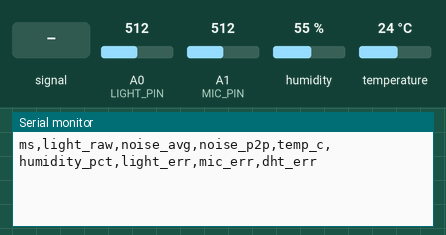
The sketch below on a simulated Arduino Uno, built with avr-gcc and run on an emulated ATmega328P. Parts: the last lines printed to the serial monitor. The inputs (shaded band) are chosen by the test bench; at power-on: humidity 55 %, A1 (MIC_PIN) = 512, A0 (LIGHT_PIN) = 512, temperature 24 °C.

Above: at 1.2 s.
1.3 s: A1 (MIC_PIN) fed a 200 Hz sine of ±81 counts around its level
At 3.0 s:
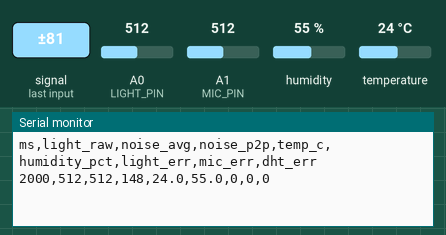
5.5 s: humidity set to 22 %
At 6.8 s:
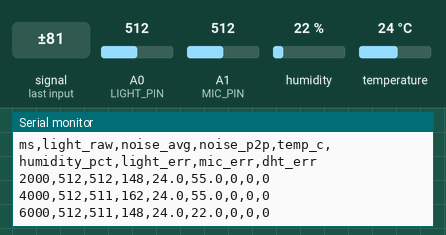
7.0 s: A1 (MIC_PIN) set to 716
At 8.4 s:
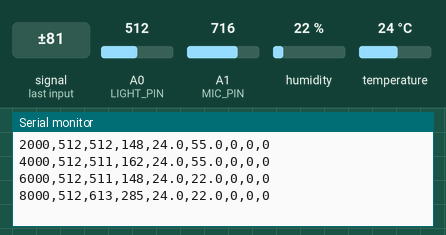
8.5 s: A0 (LIGHT_PIN) set to 30
10.0 s: A1 (MIC_PIN) fed a 1000 Hz sine of ±255 counts around its level
At 11.2 s:
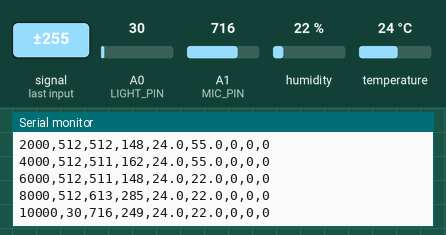
11.5 s: A0 (LIGHT_PIN) set to 306
At 13.4 s:
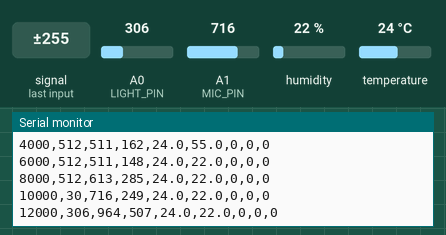
Timing chart, 0 to 14.0 s (numbered marks = the images above; inputs shaded):
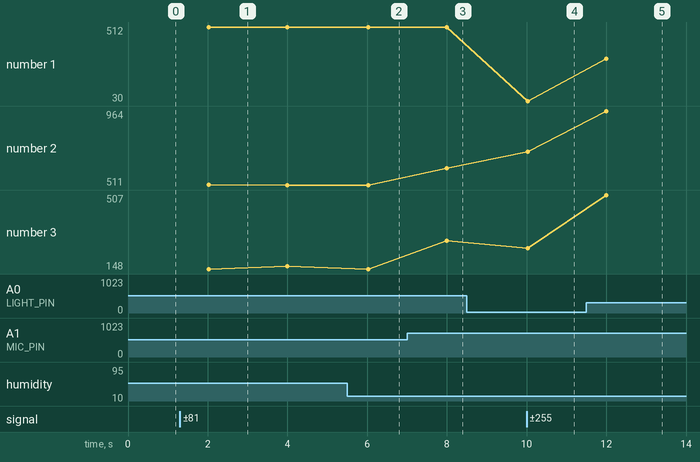

The sketch:

Arduino_Sensor_detector.ino
```cpp
#include <DHT.h>


//i need tro fig a good baude rate and also timing like does this not use much bcs some snsrs dont need constant
// pins
#define LIGHT_PIN A0   // photoresistor voltage divider output
#define MIC_PIN    A1   // analog microphone output
#define DHTPIN     2    // DHT data pin
#define DHTTYPE    DHT11 // change to proper sensor


DHT dht(DHTPIN, DHTTYPE);


//###### ERROR ADD-ON BLOCK START ######
//error flags for sensor failure checking
bool lightError = false;
bool micError = false;
bool dhtError = false;
//###### ERROR ADD-ON BLOCK END ######


// timing since some are slow looking at DHT.... compared to chad light
const unsigned long LIGHT_INTERVAL_MS = 100; //so light is read every 100 ms


// DHT11 cnt b read too fast
const unsigned long DHT_INTERVAL_MS = 2000;


// mic sampled faster
const unsigned long MIC_SAMPLE_US = 1000; // 1000 us = 1 kHz but as u increase rates u get t drift and overload


// Print one CSV row every 2 seconds
const unsigned long LOG_INTERVAL_MS = 2000;


// state
//first block is the timing which will be added or refer to last update (refer to mic code if u need explanation)
unsigned long lastLightReadMs = 0;
unsigned long lastDhtReadMs   = 0;
unsigned long lastMicSampleUs = 0;
unsigned long lastLogMs       = 0;
//data
int lightRaw = 0;
float temperatureC = NAN; //these are for failures from time sensor
float humidityPct = NAN;


// mic stats over each logging window
unsigned long micSampleCount = 0;
unsigned long micSum = 0; //average
int micMin = 1023;
int micMax = 0;


//reset every time u log
void resetMicStats() {
  micSampleCount = 0;
  micSum = 0;
  micMin = 1023;
  micMax = 0;
}


//this is for comms with computer and this is the baud rate
void setup() {
  Serial.begin(115200);
  dht.begin();


  //###### ERROR ADD-ON BLOCK START ######
  // CSV header for Python with error flags
  Serial.println("ms,light_raw,noise_avg,noise_p2p,temp_c,humidity_pct,light_err,mic_err,dht_err");
  //###### ERROR ADD-ON BLOCK END ######
  resetMicStats();
}
//time snapcshot
void loop() {
  unsigned long nowMs = millis();
  unsigned long nowUs = micros();


  // light sensor just checking time passed so it knows what it should be doing and giving data
  if (nowMs - lastLightReadMs >= LIGHT_INTERVAL_MS) {
    lastLightReadMs += LIGHT_INTERVAL_MS;
    lightRaw = analogRead(LIGHT_PIN);


    //###### ERROR ADD-ON BLOCK START ######
    // basic light sensor failure / wiring check
    lightError = false;
    //###### ERROR ADD-ON BLOCK END ######
  }


  // noise sensor
  // Sample mic continuously at about 1 kHz so fixed rate so right below is sample rate
  if (nowUs - lastMicSampleUs >= MIC_SAMPLE_US) {
    lastMicSampleUs += MIC_SAMPLE_US; //steady frequency


    int micValue = analogRead(MIC_PIN);
    micSum += micValue; //average
    micSampleCount++;


    if (micValue < micMin) micMin = micValue;
    if (micValue > micMax) micMax = micValue; //ranges
  }


  // temp and hum
  // DHT11 should be read slowly like right below is it checking like the light sensor
  if (nowMs - lastDhtReadMs >= DHT_INTERVAL_MS) {
    lastDhtReadMs += DHT_INTERVAL_MS;


    float h = dht.readHumidity();
    float t = dht.readTemperature(); // Celsius


    //###### ERROR ADD-ON BLOCK START ######
    dhtError = (isnan(h) || isnan(t));
    if (!dhtError) {
      humidityPct = h;
      temperatureC = t;
    } else {
      humidityPct = NAN;
      temperatureC = NAN;
    }
    //###### ERROR ADD-ON BLOCK END ######
  }


  // printing the data AND '
  //LOGGING BLOCK likewise to light sensor block of checking time so this is every 2 sec
  if (nowMs - lastLogMs >= LOG_INTERVAL_MS) {
    lastLogMs += LOG_INTERVAL_MS;


    int micAvg = 0;
    int micP2P = 0;


    if (micSampleCount > 0) {
      micAvg = micSum / micSampleCount;
      micP2P = micMax - micMin;
    }


    //###### ERROR ADD-ON BLOCK START ######
    // basic mic failure / dead-signal check
    micError = (micSampleCount == 0 || micP2P < 2);
    //###### ERROR ADD-ON BLOCK END ######


    //###### ERROR ADD-ON BLOCK START ######
    int lightToPrint = lightError ? -1 : lightRaw;
    int micAvgToPrint = micError ? -1 : micAvg;
    int micP2PToPrint = micError ? -1 : micP2P;
    //###### ERROR ADD-ON BLOCK END ######


    Serial.print(nowMs);
    Serial.print(",");
    Serial.print(lightToPrint);
    Serial.print(",");
    Serial.print(micAvgToPrint);
    Serial.print(",");
    Serial.print(micP2PToPrint);
    Serial.print(",");


    if (isnan(temperatureC)) Serial.print("nan");
    else Serial.print(temperatureC, 1);


    Serial.print(",");


    if (isnan(humidityPct)) Serial.print("nan");
    else Serial.print(humidityPct, 1);


    //###### ERROR ADD-ON BLOCK START ######
    Serial.print(",");
    Serial.print(lightError ? 1 : 0);
    Serial.print(",");
    Serial.print(micError ? 1 : 0);
    Serial.print(",");
    Serial.println(dhtError ? 1 : 0);
    //###### ERROR ADD-ON BLOCK END ######


    resetMicStats();
  }
}


//using time blocking as seen and also focus on baud rate and timing and sample rates add a failure checl too
// so the data in order is
// millisecs,light reading (raw), noise avg, noise p2p, temp in c, humidity, light error, mic error, dht error
```

Measured:
- after the input at 1.3 s, the serial monitor: prints a new line after 0.72 s (image 1)
- after the input at 5.5 s, the serial monitor: prints a new line after 0.52 s (image 2)
- after the input at 7.0 s, the serial monitor: prints a new line after 1.0 s (image 3)
- after the input at 10.0 s, the serial monitor: prints a new line at once (image 4)
- after the input at 11.5 s, the serial monitor: prints a new line after 0.50 s (image 5)
- plotted number 1: 30 → 306 after the input at 11.5 s
- plotted number 2: 511 → 613 after the input at 7.0 s, 613 → 716 after the input at 10.0 s
- plotted number 3: 148 → 285 after the input at 7.0 s, 285 → 249 after the input at 10.0 s
